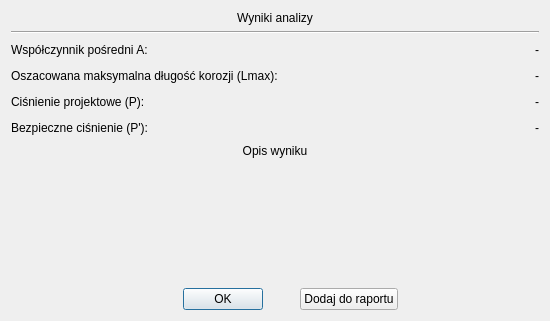
<?xml version="1.0" encoding="UTF-8"?>
<ui version="4.0">
 <class>Dialog</class>
 <widget class="QDialog" name="Dialog">
  <property name="geometry">
   <rect>
    <x>0</x>
    <y>0</y>
    <width>550</width>
    <height>321</height>
   </rect>
  </property>
  <property name="windowTitle">
   <string>Dialog</string>
  </property>
  <layout class="QVBoxLayout" name="verticalLayout">
   <item>
    <widget class="QLabel" name="label">
     <property name="text">
      <string>Wyniki analizy</string>
     </property>
     <property name="alignment">
      <set>Qt::AlignCenter</set>
     </property>
    </widget>
   </item>
   <item>
    <widget class="Line" name="line">
     <property name="orientation">
      <enum>Qt::Horizontal</enum>
     </property>
    </widget>
   </item>
   <item>
    <layout class="QGridLayout" name="gridLayout_3">
     <item row="0" column="0">
      <widget class="QLabel" name="label_5">
       <property name="text">
        <string>Współczynnik pośredni A:</string>
       </property>
      </widget>
     </item>
     <item row="0" column="2">
      <widget class="QLabel" name="label_A">
       <property name="text">
        <string>-</string>
       </property>
       <property name="alignment">
        <set>Qt::AlignCenter</set>
       </property>
      </widget>
     </item>
     <item row="0" column="1">
      <spacer name="horizontalSpacer">
       <property name="orientation">
        <enum>Qt::Horizontal</enum>
       </property>
       <property name="sizeHint" stdset="0">
        <size>
         <width>40</width>
         <height>20</height>
        </size>
       </property>
      </spacer>
     </item>
    </layout>
   </item>
   <item>
    <layout class="QGridLayout" name="gridLayout_2">
     <item row="0" column="0">
      <widget class="QLabel" name="label_4">
       <property name="text">
        <string>Oszacowana maksymalna długość korozji (Lmax):</string>
       </property>
      </widget>
     </item>
     <item row="0" column="2">
      <widget class="QLabel" name="label_Lmax">
       <property name="text">
        <string>-</string>
       </property>
       <property name="alignment">
        <set>Qt::AlignCenter</set>
       </property>
      </widget>
     </item>
     <item row="0" column="1">
      <spacer name="horizontalSpacer_2">
       <property name="orientation">
        <enum>Qt::Horizontal</enum>
       </property>
       <property name="sizeHint" stdset="0">
        <size>
         <width>40</width>
         <height>20</height>
        </size>
       </property>
      </spacer>
     </item>
    </layout>
   </item>
   <item>
    <layout class="QGridLayout" name="gridLayout_4">
     <item row="0" column="2">
      <widget class="QLabel" name="label_P">
       <property name="text">
        <string>-</string>
       </property>
       <property name="alignment">
        <set>Qt::AlignCenter</set>
       </property>
      </widget>
     </item>
     <item row="0" column="0">
      <widget class="QLabel" name="label_2">
       <property name="text">
        <string>Ciśnienie projektowe (P):</string>
       </property>
      </widget>
     </item>
     <item row="0" column="1">
      <spacer name="horizontalSpacer_3">
       <property name="orientation">
        <enum>Qt::Horizontal</enum>
       </property>
       <property name="sizeHint" stdset="0">
        <size>
         <width>40</width>
         <height>20</height>
        </size>
       </property>
      </spacer>
     </item>
    </layout>
   </item>
   <item>
    <layout class="QGridLayout" name="gridLayout">
     <item row="0" column="2">
      <widget class="QLabel" name="label_Pprim">
       <property name="text">
        <string>-</string>
       </property>
       <property name="alignment">
        <set>Qt::AlignCenter</set>
       </property>
      </widget>
     </item>
     <item row="0" column="0">
      <widget class="QLabel" name="label_3">
       <property name="text">
        <string>Bezpieczne ciśnienie (P'):</string>
       </property>
      </widget>
     </item>
     <item row="0" column="1">
      <spacer name="horizontalSpacer_4">
       <property name="orientation">
        <enum>Qt::Horizontal</enum>
       </property>
       <property name="sizeHint" stdset="0">
        <size>
         <width>40</width>
         <height>20</height>
        </size>
       </property>
      </spacer>
     </item>
    </layout>
   </item>
   <item>
    <widget class="QLabel" name="label_results">
     <property name="text">
      <string>Opis wyniku</string>
     </property>
     <property name="alignment">
      <set>Qt::AlignCenter</set>
     </property>
    </widget>
   </item>
   <item>
    <spacer name="verticalSpacer">
     <property name="orientation">
      <enum>Qt::Vertical</enum>
     </property>
     <property name="sizeHint" stdset="0">
      <size>
       <width>20</width>
       <height>40</height>
      </size>
     </property>
    </spacer>
   </item>
   <item>
    <layout class="QHBoxLayout" name="horizontalLayout">
     <item>
      <spacer name="horizontalSpacer_6">
       <property name="orientation">
        <enum>Qt::Horizontal</enum>
       </property>
       <property name="sizeHint" stdset="0">
        <size>
         <width>40</width>
         <height>20</height>
        </size>
       </property>
      </spacer>
     </item>
     <item>
      <widget class="QDialogButtonBox" name="buttonBox">
       <property name="orientation">
        <enum>Qt::Horizontal</enum>
       </property>
       <property name="standardButtons">
        <set>QDialogButtonBox::Ok</set>
       </property>
       <property name="centerButtons">
        <bool>true</bool>
       </property>
      </widget>
     </item>
     <item>
      <widget class="QPushButton" name="pushButton_report">
       <property name="text">
        <string>Dodaj do raportu</string>
       </property>
      </widget>
     </item>
     <item>
      <spacer name="horizontalSpacer_5">
       <property name="orientation">
        <enum>Qt::Horizontal</enum>
       </property>
       <property name="sizeHint" stdset="0">
        <size>
         <width>40</width>
         <height>20</height>
        </size>
       </property>
      </spacer>
     </item>
    </layout>
   </item>
  </layout>
  <zorder>buttonBox</zorder>
  <zorder>label</zorder>
  <zorder>label_results</zorder>
  <zorder>line</zorder>
  <zorder>verticalSpacer</zorder>
  <zorder>pushButton_report</zorder>
 </widget>
 <resources/>
 <connections>
  <connection>
   <sender>buttonBox</sender>
   <signal>accepted()</signal>
   <receiver>Dialog</receiver>
   <slot>accept()</slot>
   <hints>
    <hint type="sourcelabel">
     <x>248</x>
     <y>254</y>
    </hint>
    <hint type="destinationlabel">
     <x>157</x>
     <y>274</y>
    </hint>
   </hints>
  </connection>
  <connection>
   <sender>buttonBox</sender>
   <signal>rejected()</signal>
   <receiver>Dialog</receiver>
   <slot>reject()</slot>
   <hints>
    <hint type="sourcelabel">
     <x>316</x>
     <y>260</y>
    </hint>
    <hint type="destinationlabel">
     <x>286</x>
     <y>274</y>
    </hint>
   </hints>
  </connection>
 </connections>
</ui>
